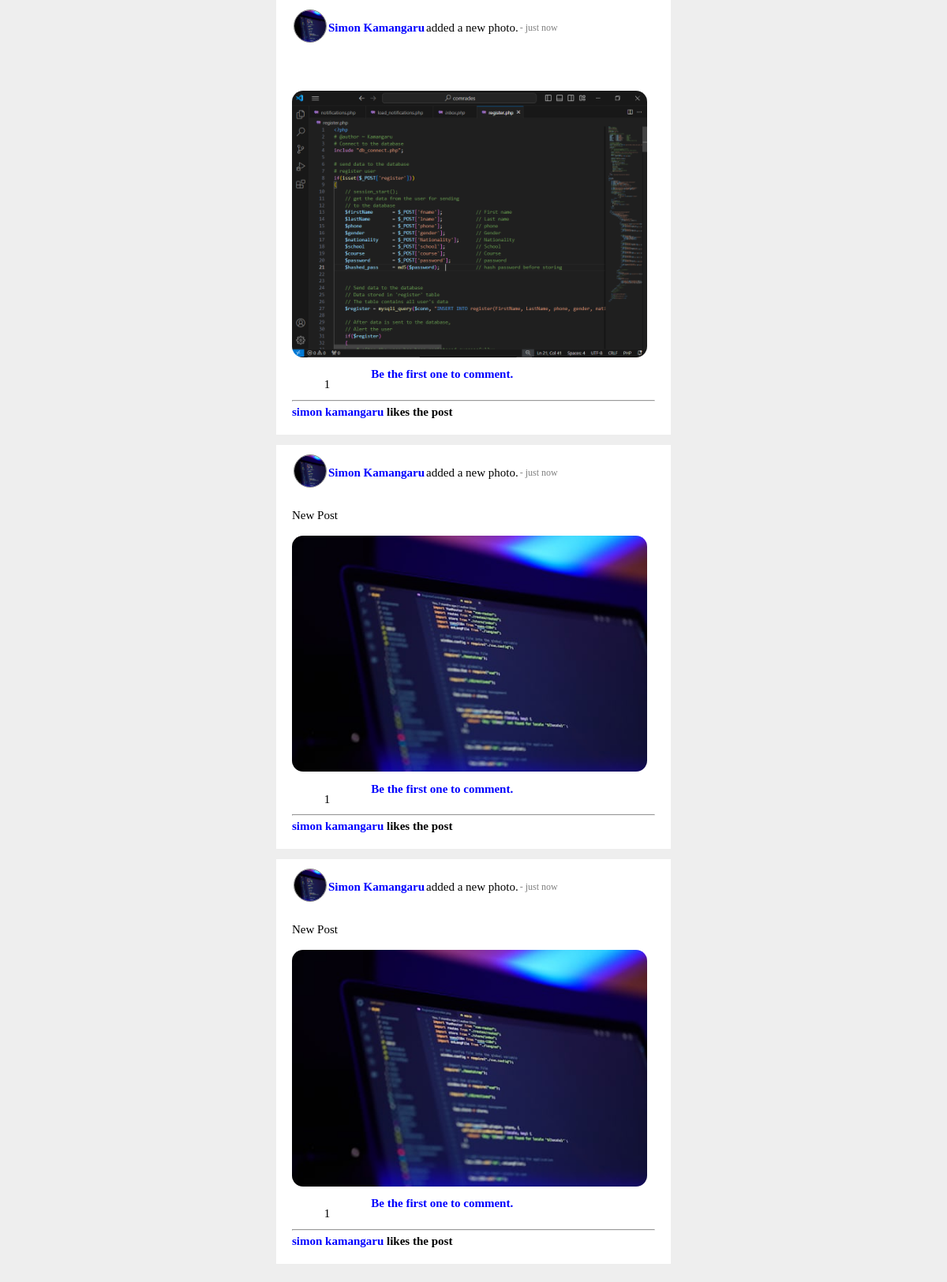
Page /fetchPosts.php (signed in) on the committed database.
### tables this page shows
CREATE TABLE `posts` (
  `id` int(100) NOT NULL,
  `phone` varchar(100) NOT NULL,
  `photo` varchar(100) NOT NULL,
  `description` varchar(100) NOT NULL
);

CREATE TABLE `register` (
  `id` int(100) NOT NULL,
  `FirstName` varchar(100) NOT NULL,
  `LastName` varchar(100) NOT NULL,
  `phone` varchar(100) NOT NULL,
  `gender` varchar(100) NOT NULL,
  `nationality` varchar(100) NOT NULL,
  `School` varchar(100) NOT NULL,
  `course` varchar(100) NOT NULL,
  `bio_data` varchar(100) NOT NULL,
  `profile_pic` varchar(100) NOT NULL,
  `acc_type` varchar(100) NOT NULL,
  `password` varchar(100) NOT NULL
);

### fetchPosts.php (the view, shortened to what this page needs)
<?php
include 'connection.php';
$defaultProfilePhotoStudent='photos/default_photos/one.jpeg';
$fetchPosts = mysqli_query($conn,"SELECT * FROM posts  ORDER BY id DESC ");
$numFetch = mysqli_num_rows($fetchPosts);
?>
<!DOCTYPE html>
<html>
<head>
</head>
<body>
  <div id="posts_container">
    <?php
    if($numFetch>0)
     {
        while ($fetchPostsRow = mysqli_fetch_assoc($fetchPosts))
        {
             $post_Id = $fetchPostsRow['id'];
             $postedPhoto = 'photos/posts/'.$fetchPostsRow['photo'];
             $description = $fetchPostsRow['description'];
             $postPhoneId = $fetchPostsRow['phone'];
             $getAccountDetails = mysqli_query($conn,"SELECT * FROM register WHERE id='$postPhoneId'");
             $getAccountDetailsNum = mysqli_num_rows($getAccountDetails);
             if($getAccountDetailsNum != 0)
             {
               $getAccountDetailsRow = mysqli_fetch_assoc($getAccountDetails);
               $name = $getAccountDetailsRow['FirstName']." ".$getAccountDetailsRow['LastName'];
               $profilePhoto = 'photos/profile/'.$getAccountDetailsRow['profile_pic'];
               ?>
               <div id="post_content">
                <form action="fetchPosts.php" method="POST" enctype="multipart/form-data">
              <div id="profile_header_container">
                <div id="profile_btn">
                  <button type="submit" name="getProfile" style="background: transparent;border:none;">
                    <table>
                        <tr>
                          <td>
                            <?php
                            if($getAccountDetailsRow['profile_pic'] == "")
                            {
                              ?>
                             <img src="<?php echo $defaultProfilePhotoStudent; ?>" height="40" width="40" id="profilePicture">
                             <?php
                            }
                            else{
                            ?>
                           <img src="<?php echo $profilePhoto; ?>" height="40" width="40" id="profilePicture">
                                <?php
                              }
                              ?>
                              </td>
                              <td>
                                <b id="profileName"><?php echo $name; ?></b>
                              </td>
                              <td> added a new photo.</td>
                              <td><span style="color:gray;font-size:12px;">- just now</span></td>
                            </tr>
                          </table>
                  </button>
                </div>
                <div id="menu_button">
                </div>
              </div>
                </form>
                <?php echo $description; ?>
                <br><br>
                <a href="<?php echo $postedPhoto; ?>">
                  <img src="<?php echo $postedPhoto; ?>" class="posted-photo" width="450" alt="IMG_COMRADES_<?php echo $postedPhoto; ?>"/>
                </a>
                <br>
                <form enctype="multipart/form-data">
                   <table>
                    <tr>
                      <td>
                        <?php
                            $queryLikes = mysqli_query($conn,"SELECT * FROM likes WHERE post='$post_Id'");
                            $queryLikesNum = mysqli_num_rows($queryLikes);
                        ?>
                        <button type="button" style="width:20px;height:30px;background:transparent;border:none; margin-right: 5px; margin-left: 10px; cursor: pointer;"  id="l<?php echo $post_Id; ?>s">
                        </button>
                        <span style="margin-right: 50px;">
                            <?php
                            if($queryLikesNum >= 1000 && $queryLikesNum < 1000000)
                            {
                              $kqueryLikesNum = $queryLikesNum/1000;
                              echo $kqueryLikesNum."k";
                            }
                            else if($queryLikesNum >= 1000000)
                            {
                              $mqueryLikesNum = $queryLikesNum / 1000000;
                              echo $mqueryLikesNum."m";
                            }
                            else echo $queryLikesNum;
                            ?>
                         </span>
                      </td>
                 </form>
                 <td>
                         <form enctype="multipart/form-data">
                          <button type="button"  style="height:30px;background:transparent;border:none;color:blue;" id="<?php echo $post_Id; ?>comment">
                            <?php
                                $comments=mysqli_query($conn,"SELECT * FROM comments WHERE post_id='$post_Id'");
                                $commentsNum=mysqli_num_rows($comments);
                                if($commentsNum==1)
                                {
                                   echo $commentsNum.' comment';
                                }
                                elseif($commentsNum>1 && $commentsNum<1000)
                                {
                                   echo $commentsNum.' comments';
                                }
                                elseif($commentsNum>1000 && $commentsNum<1000000)
                                {
                                  $kcomments=$commentsNum/1000;
                                   echo $kcomments.'k comments';
                                }
                                elseif($commentsNum>1000000 && $commentsNum<1000000000)
                                {
                                  $kcomments=$commentsNum/1000000;
                                  echo $kcomments.'m comments';
                                }
                                else{
                                  echo '<b style="color:blue; margin-top: 12px;">Be the first one to comment.</b>';
                                }
                            ?>
                          </button>
                        </form>
                        </td>  </tr></table>
                        <hr style="border:,1px solid gray;margin:5px 0 5px 0;">
                        <form enctype="multipart/form-data">
                          <button style="background:transparent;border:none;" id="l<?php echo $post_Id; ?>Display" type="button"><b>
                            <?php
                             $getLikes=mysqli_query($conn,"SELECT * FROM likes WHERE post='$post_Id'");
                             $getLikesNumNew=mysqli_num_rows($getLikes);
                             if($getLikesNumNew>0){
                              if($getLikesNumNew==1){
                                $getLikesRow=mysqli_fetch_assoc($getLikes);
                                $phoneAccount=$getLikesRow['friendEmail'];
                                $reg=mysqli_query($conn,"SELECT * FROM register WHERE id='$phoneAccount'");
                                $regRow=mysqli_fetch_assoc($reg);
                                $fullName=$regRow['FirstName']." ".$regRow['LastName'];
                                echo "<span style='color:blue;'>".$fullName."</span> likes the post";
                              }
                             }
                            ?>
                          </b></button>
                        </form>
               </div>
               <p style="width:98%;margin:auto;padding:4px;background:#eee;"></p>
               <?php
             }
           }
         }
             ?>
  </div>
</body>
</html>

### connection.php (shortened to what this page needs)
<link rel="stylesheet" href="https://cdnjs.cloudflare.com/ajax/libs/font-awesome/4.7.0/css/font-awesome.min.css">
<link rel="stylesheet" type="text/css" href="css/styles.css">
<link rel="stylesheet" type="text/css" href="bootstrap-5.3.3-dist\css\bootstrap-grid.css">
<link rel="stylesheet" type="text/css" href="bootstrap-5.3.3-dist\css\bootstrap-grid.rtl.css">
<link rel="stylesheet" type="text/css" href="lib\fontawesome-free-6.6.0-web\css\all.css">

### css/styles.css (style rules this page uses)
* { margin:0 0 5px 0; padding:0; font-family:calibri; font-size:15px; }
body { background:#eee; }
#profilePicture { border:1px solid gray; border-radius:50%; }
#profileName { color:blue; }

### fetchPosts.php (style rules this page uses)
#posts_container { width:500px; margin: auto; }
#post_content { background: white; padding-left:20px; padding-right:20px; padding-top:10px; padding-bottom: 10px; }
#profile_header_container { display: grid; grid-template-columns:4fr 1fr; }
#profile_btn,#menu_button { width:100%; }
#menu_button { text-align:right; padding-right:10px; font-family:arial !important; padding-top:5px; }
#profileName { text-transform: capitalize; }
.posted-photo { border-radius: 14px; }

### rows in the picture
posts: register.profile_pic (picture), register.FirstName+LastName "Simon Kamangaru", photo (picture), queryLikesNum "1", register.FirstName+LastName "simon kamangaru"
posts: register.profile_pic (picture), register.FirstName+LastName "Simon Kamangaru", description "New Post", photo (picture), queryLikesNum "1", register.FirstName+LastName "simon kamangaru"
posts: register.profile_pic (picture), register.FirstName+LastName "Simon Kamangaru", description "New Post", photo (picture), queryLikesNum "1", register.FirstName+LastName "simon kamangaru"
